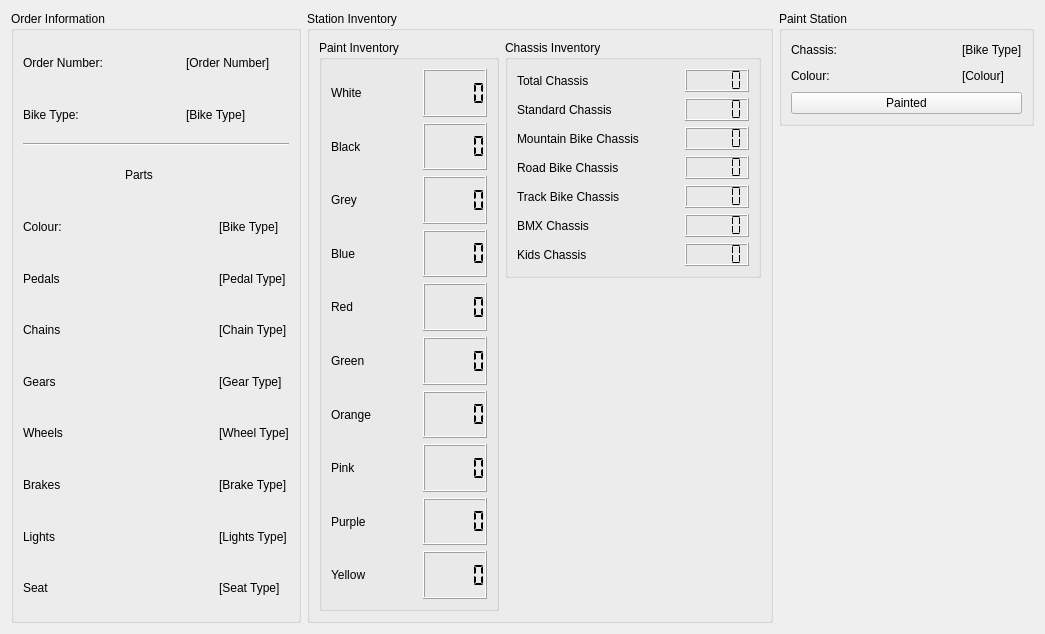
      <widget class="QWidget" name="Painting">
       <attribute name="title">
        <string>Painting</string>
       </attribute>
       <layout class="QGridLayout" name="gridLayout_62">
        <item row="0" column="2">
         <widget class="QGroupBox" name="PaintingStationBox">
          <property name="title">
           <string>Paint Station</string>
          </property>
          <layout class="QGridLayout" name="gridLayout_5">
           <item row="0" column="0">
            <widget class="QLabel" name="PaintStationChassisLabel">
             <property name="text">
              <string>Chassis:</string>
             </property>
            </widget>
           </item>
           <item row="0" column="1">
            <spacer name="horizontalSpacer_74">
             <property name="orientation">
              <enum>Qt::Orientation::Horizontal</enum>
             </property>
             <property name="sizeHint" stdset="0">
              <size>
               <width>113</width>
               <height>20</height>
              </size>
             </property>
            </spacer>
           </item>
           <item row="0" column="2">
            <widget class="QLabel" name="PaintStationChassisValue">
             <property name="text">
              <string>[Bike Type]</string>
             </property>
            </widget>
           </item>
           <item row="1" column="0">
            <widget class="QLabel" name="PaintStationColourLabel">
             <property name="text">
              <string>Colour:</string>
             </property>
            </widget>
           </item>
           <item row="1" column="1">
            <spacer name="horizontalSpacer_75">
             <property name="orientation">
              <enum>Qt::Orientation::Horizontal</enum>
             </property>
             <property name="sizeHint" stdset="0">
              <size>
               <width>113</width>
               <height>20</height>
              </size>
             </property>
            </spacer>
           </item>
           <item row="1" column="2">
            <widget class="QLabel" name="PaintStationColourValue">
             <property name="text">
              <string>[Colour]</string>
             </property>
            </widget>
           </item>
           <item row="2" column="0" colspan="3">
            <widget class="QPushButton" name="PaintedButton">
             <property name="text">
              <string>Painted</string>
             </property>
            </widget>
           </item>
          </layout>
         </widget>
        </item>
        <item row="0" column="0" rowspan="2">
         <widget class="QGroupBox" name="PaintStationOrderInformationBox">
          <property name="minimumSize">
           <size>
            <width>281</width>
            <height>385</height>
           </size>
          </property>
          <property name="title">
           <string>Order Information</string>
          </property>
          <layout class="QGridLayout" name="gridLayout_27">
           <item row="10" column="0">
            <widget class="QLabel" name="PaintStation_Brakes_Label">
             <property name="text">
              <string>Brakes</string>
             </property>
            </widget>
           </item>
           <item row="5" column="1" colspan="2">
            <spacer name="horizontalSpacer_95">
             <property name="orientation">
              <enum>Qt::Orientation::Horizontal</enum>
             </property>
             <property name="sizeHint" stdset="0">
              <size>
               <width>61</width>
               <height>20</height>
              </size>
             </property>
            </spacer>
           </item>
           <item row="7" column="3">
            <widget class="QLabel" name="PaintStation_Chain_Value">
             <property name="text">
              <string>[Chain Type]</string>
             </property>
            </widget>
           </item>
           <item row="1" column="2" colspan="2">
            <widget class="QLabel" name="PaintStation_BikeType_Value">
             <property name="text">
              <string>[Bike Type]</string>
             </property>
            </widget>
           </item>
           <item row="11" column="3">
            <widget class="QLabel" name="PaintStation_Lights_Value">
             <property name="text">
              <string>[Lights Type]</string>
             </property>
            </widget>
           </item>
           <item row="9" column="3">
            <widget class="QLabel" name="PaintStation_Wheel_Value">
             <property name="text">
              <string>[Wheel Type]</string>
             </property>
            </widget>
           </item>
           <item row="5" column="3">
            <widget class="QLabel" name="PaintStation_Pedal_Value">
             <property name="text">
              <string>[Pedal Type]</string>
             </property>
            </widget>
           </item>
           <item row="10" column="3">
            <widget class="QLabel" name="PaintStation_Brakes_Value">
             <property name="text">
              <string>[Brake Type]</string>
             </property>
            </widget>
           </item>
           <item row="8" column="3">
            <widget class="QLabel" name="PaintStation_Gear_Value">
             <property name="text">
              <string>[Gear Type]</string>
             </property>
            </widget>
           </item>
           <item row="12" column="1" colspan="2">
            <spacer name="horizontalSpacer_101">
             <property name="orientation">
              <enum>Qt::Orientation::Horizontal</enum>
             </property>
             <property name="sizeHint" stdset="0">
              <size>
               <width>40</width>
               <height>20</height>
              </size>
             </property>
            </spacer>
           </item>
           <item row="3" column="0">
            <spacer name="horizontalSpacer_92">
             <property name="orientation">
              <enum>Qt::Orientation::Horizontal</enum>
             </property>
             <property name="sizeHint" stdset="0">
              <size>
               <width>96</width>
               <height>20</height>
              </size>
             </property>
            </spacer>
           </item>
           <item row="1" column="0">
            <widget class="QLabel" name="PaintStation_BikeType_Label">
             <property name="text">
              <string>Bike Type:</string>
             </property>
            </widget>
           </item>
           <item row="0" column="2" colspan="2">
            <widget class="QLabel" name="PaintStation_OrderNumber_Value">
             <property name="text">
              <string>[Order Number]</string>
             </property>
            </widget>
           </item>
           <item row="12" column="0">
            <widget class="QLabel" name="PaintStation_Seat_Label">
             <property name="text">
              <string>Seat</string>
             </property>
            </widget>
           </item>
           <item row="0" column="1">
            <spacer name="horizontalSpacer_90">
             <property name="orientation">
              <enum>Qt::Orientation::Horizontal</enum>
             </property>
             <property name="sizeHint" stdset="0">
              <size>
               <width>35</width>
               <height>20</height>
              </size>
             </property>
            </spacer>
           </item>
           <item row="1" column="1">
            <spacer name="horizontalSpacer_91">
             <property name="orientation">
              <enum>Qt::Orientation::Horizontal</enum>
             </property>
             <property name="sizeHint" stdset="0">
              <size>
               <width>35</width>
               <height>20</height>
              </size>
             </property>
            </spacer>
           </item>
           <item row="4" column="1" colspan="2">
            <spacer name="horizontalSpacer_94">
             <property name="orientation">
              <enum>Qt::Orientation::Horizontal</enum>
             </property>
             <property name="sizeHint" stdset="0">
              <size>
               <width>61</width>
               <height>20</height>
              </size>
             </property>
            </spacer>
           </item>
           <item row="3" column="1">
            <widget class="QLabel" name="PaintStation_Parts_Label">
             <property name="text">
              <string>Parts</string>
             </property>
             <property name="scaledContents">
              <bool>false</bool>
             </property>
             <property name="wordWrap">
              <bool>false</bool>
             </property>
            </widget>
           </item>
           <item row="11" column="1" colspan="2">
            <spacer name="horizontalSpacer_100">
             <property name="orientation">
              <enum>Qt::Orientation::Horizontal</enum>
             </property>
             <property name="sizeHint" stdset="0">
              <size>
               <width>61</width>
               <height>20</height>
              </size>
             </property>
            </spacer>
           </item>
           <item row="11" column="0">
            <widget class="QLabel" name="PaintStation_Lights_Label">
             <property name="text">
              <string>Lights</string>
             </property>
            </widget>
           </item>
           <item row="12" column="3">
            <widget class="QLabel" name="PaintStation_Seat_Value">
             <property name="text">
              <string>[Seat Type]</string>
             </property>
            </widget>
           </item>
           <item row="9" column="1" colspan="2">
            <spacer name="horizontalSpacer_96">
             <property name="orientation">
              <enum>Qt::Orientation::Horizontal</enum>
             </property>
             <property name="sizeHint" stdset="0">
              <size>
               <width>61</width>
               <height>20</height>
              </size>
             </property>
            </spacer>
           </item>
           <item row="7" column="1" colspan="2">
            <spacer name="horizontalSpacer_97">
             <property name="orientation">
              <enum>Qt::Orientation::Horizontal</enum>
             </property>
             <property name="sizeHint" stdset="0">
              <size>
               <width>40</width>
               <height>20</height>
              </size>
             </property>
            </spacer>
           </item>
           <item row="8" column="0">
            <widget class="QLabel" name="PaintStation_Gears_Label">
             <property name="text">
              <string>Gears</string>
             </property>
            </widget>
           </item>
           <item row="7" column="0">
            <widget class="QLabel" name="PaintStation_Chain_Label">
             <property name="text">
              <string>Chains</string>
             </property>
            </widget>
           </item>
           <item row="4" column="0">
            <widget class="QLabel" name="PaintStation_Colour_Label">
             <property name="text">
              <string>Colour:</string>
             </property>
            </widget>
           </item>
           <item row="9" column="0">
            <widget class="QLabel" name="PaintStation_Wheels_Label">
             <property name="text">
              <string>Wheels</string>
             </property>
            </widget>
           </item>
           <item row="10" column="1" colspan="2">
            <spacer name="horizontalSpacer_99">
             <property name="orientation">
              <enum>Qt::Orientation::Horizontal</enum>
             </property>
             <property name="sizeHint" stdset="0">
              <size>
               <width>61</width>
               <height>20</height>
              </size>
             </property>
            </spacer>
           </item>
           <item row="3" column="2" colspan="2">
            <spacer name="horizontalSpacer_93">
             <property name="orientation">
              <enum>Qt::Orientation::Horizontal</enum>
             </property>
             <property name="sizeHint" stdset="0">
              <size>
               <width>103</width>
               <height>20</height>
              </size>
             </property>
            </spacer>
           </item>
           <item row="5" column="0">
            <widget class="QLabel" name="PaintStation_Pedal_Label">
             <property name="text">
              <string>Pedals</string>
             </property>
            </widget>
           </item>
           <item row="2" column="0" colspan="4">
            <widget class="Line" name="PaintStation_Divider">
             <property name="orientation">
              <enum>Qt::Orientation::Horizontal</enum>
             </property>
            </widget>
           </item>
           <item row="4" column="3">
            <widget class="QLabel" name="PaintStation_Colour_Value">
             <property name="text">
              <string>[Bike Type]</string>
             </property>
            </widget>
           </item>
           <item row="8" column="1" colspan="2">
            <spacer name="horizontalSpacer_98">
             <property name="orientation">
              <enum>Qt::Orientation::Horizontal</enum>
             </property>
             <property name="sizeHint" stdset="0">
              <size>
               <width>61</width>
               <height>20</height>
              </size>
             </property>
            </spacer>
           </item>
           <item row="0" column="0">
            <widget class="QLabel" name="PaintStation_OrderNumber_Label">
             <property name="text">
              <string>Order Number:</string>
             </property>
            </widget>
           </item>
          </layout>
         </widget>
        </item>
        <item row="1" column="2">
         <spacer name="verticalSpacer_12">
          <property name="orientation">
           <enum>Qt::Orientation::Vertical</enum>
          </property>
          <property name="sizeHint" stdset="0">
           <size>
            <width>20</width>
            <height>396</height>
           </size>
          </property>
         </spacer>
        </item>
        <item row="0" column="1" rowspan="2">
         <widget class="QGroupBox" name="PaintingStationInventoryBox">
          <property name="title">
           <string>Station Inventory</string>
          </property>
          <layout class="QGridLayout" name="gridLayout_61">
           <item row="0" column="0" rowspan="3">
            <widget class="QGroupBox" name="PaintInventoryBox">
             <property name="title">
              <string>Paint Inventory</string>
             </property>
             <layout class="QGridLayout" name="gridLayout_60">
              <item row="0" column="3">
               <widget class="QLCDNumber" name="PaintStationWhitePaintCount">
                <property name="segmentStyle">
                 <enum>QLCDNumber::SegmentStyle::Flat</enum>
                </property>
               </widget>
              </item>
              <item row="10" column="3">
               <widget class="QLCDNumber" name="PaintStationYellowPaintCount">
                <property name="segmentStyle">
                 <enum>QLCDNumber::SegmentStyle::Flat</enum>
                </property>
               </widget>
              </item>
              <item row="2" column="0">
               <widget class="QLabel" name="PaintStationGreyPaintLabel">
                <property name="text">
                 <string>Grey</string>
                </property>
               </widget>
              </item>
              <item row="4" column="0">
               <widget class="QLabel" name="PaintStationRedPaintLabel">
                <property name="text">
                 <string>Red</string>
                </property>
               </widget>
              </item>
              <item row="10" column="0">
               <widget class="QLabel" name="PaintStationYellowPaintLabel">
                <property name="text">
                 <string>Yellow</string>
                </property>
               </widget>
              </item>
              <item row="7" column="0">
               <widget class="QLabel" name="PaintStationPinkPaintLabel">
                <property name="text">
                 <string>Pink</string>
                </property>
               </widget>
              </item>
              <item row="3" column="3">
               <widget class="QLCDNumber" name="PaintStationBluePaintCount">
                <property name="segmentStyle">
                 <enum>QLCDNumber::SegmentStyle::Flat</enum>
                </property>
               </widget>
              </item>
              <item row="8" column="0">
               <widget class="QLabel" name="PaintStationPurplePaintLabel">
                <property name="text">
                 <string>Purple</string>
                </property>
               </widget>
              </item>
              <item row="1" column="3">
               <widget class="QLCDNumber" name="PaintStationBlackPaintCount">
                <property name="segmentStyle">
                 <enum>QLCDNumber::SegmentStyle::Flat</enum>
                </property>
               </widget>
              </item>
              <item row="4" column="3">
               <widget class="QLCDNumber" name="PaintStationRedPaintCount">
                <property name="segmentStyle">
                 <enum>QLCDNumber::SegmentStyle::Flat</enum>
                </property>
               </widget>
              </item>
              <item row="5" column="0">
               <widget class="QLabel" name="PaintStationGreenPaintLabel">
                <property name="text">
                 <string>Green</string>
                </property>
               </widget>
              </item>
              <item row="1" column="0">
               <widget class="QLabel" name="PaintStationBlackPaintLabel">
                <property name="text">
                 <string>Black</string>
                </property>
               </widget>
              </item>
              <item row="7" column="3">
               <widget class="QLCDNumber" name="PaintStationPinkPaintCount">
                <property name="segmentStyle">
                 <enum>QLCDNumber::SegmentStyle::Flat</enum>
                </property>
               </widget>
              </item>
              <item row="8" column="3">
               <widget class="QLCDNumber" name="PaintStationPurplePaintCount">
                <property name="segmentStyle">
                 <enum>QLCDNumber::SegmentStyle::Flat</enum>
                </property>
               </widget>
              </item>
              <item row="2" column="3">
               <widget class="QLCDNumber" name="PaintStationGreyPaintCount">
                <property name="segmentStyle">
                 <enum>QLCDNumber::SegmentStyle::Flat</enum>
                </property>
               </widget>
              </item>
              <item row="0" column="0">
               <widget class="QLabel" name="PaintStationWhitePaintLabel">
                <property name="text">
                 <string>White</string>
                </property>
               </widget>
              </item>
              <item row="6" column="0">
               <widget class="QLabel" name="PaintStationOrangePaintLabel">
                <property name="text">
                 <string>Orange</string>
                </property>
               </widget>
              </item>
              <item row="5" column="3">
               <widget class="QLCDNumber" name="PaintStationGreenPaintCount">
                <property name="segmentStyle">
                 <enum>QLCDNumber::SegmentStyle::Flat</enum>
                </property>
               </widget>
              </item>
              <item row="3" column="0" colspan="2">
               <widget class="QLabel" name="PaintStationBluePaintLabel">
                <property name="text">
                 <string>Blue</string>
                </property>
               </widget>
              </item>
              <item row="6" column="3">
               <widget class="QLCDNumber" name="PaintStationOrangePaintCount">
                <property name="segmentStyle">
                 <enum>QLCDNumber::SegmentStyle::Flat</enum>
                </property>
               </widget>
              </item>
              <item row="10" column="2">
               <spacer name="horizontalSpacer_276">
                <property name="orientation">
                 <enum>Qt::Orientation::Horizontal</enum>
                </property>
                <property name="sizeHint" stdset="0">
                 <size>
                  <width>30</width>
                  <height>17</height>
                 </size>
                </property>
               </spacer>
              </item>
              <item row="8" column="2">
               <spacer name="horizontalSpacer_270">
                <property name="orientation">
                 <enum>Qt::Orientation::Horizontal</enum>
                </property>
                <property name="sizeHint" stdset="0">
                 <size>
                  <width>30</width>
                  <height>17</height>
                 </size>
                </property>
               </spacer>
              </item>
              <item row="7" column="2">
               <spacer name="horizontalSpacer_269">
                <property name="orientation">
                 <enum>Qt::Orientation::Horizontal</enum>
                </property>
                <property name="sizeHint" stdset="0">
                 <size>
                  <width>30</width>
                  <height>17</height>
                 </size>
                </property>
               </spacer>
              </item>
              <item row="6" column="2">
               <spacer name="horizontalSpacer_268">
                <property name="orientation">
                 <enum>Qt::Orientation::Horizontal</enum>
                </property>
                <property name="sizeHint" stdset="0">
                 <size>
                  <width>30</width>
                  <height>14</height>
                 </size>
                </property>
               </spacer>
              </item>
              <item row="5" column="2">
               <spacer name="horizontalSpacer_267">
                <property name="orientation">
                 <enum>Qt::Orientation::Horizontal</enum>
                </property>
                <property name="sizeHint" stdset="0">
                 <size>
                  <width>30</width>
                  <height>14</height>
                 </size>
                </property>
               </spacer>
              </item>
              <item row="4" column="2">
               <spacer name="horizontalSpacer_266">
                <property name="orientation">
                 <enum>Qt::Orientation::Horizontal</enum>
                </property>
                <property name="sizeHint" stdset="0">
                 <size>
                  <width>30</width>
                  <height>14</height>
                 </size>
                </property>
               </spacer>
              </item>
              <item row="3" column="2">
               <spacer name="horizontalSpacer_204">
                <property name="orientation">
                 <enum>Qt::Orientation::Horizontal</enum>
                </property>
                <property name="sizeHint" stdset="0">
                 <size>
                  <width>30</width>
                  <height>17</height>
                 </size>
                </property>
               </spacer>
              </item>
              <item row="2" column="1" colspan="2">
               <spacer name="horizontalSpacer_203">
                <property name="orientation">
                 <enum>Qt::Orientation::Horizontal</enum>
                </property>
                <property name="sizeHint" stdset="0">
                 <size>
                  <width>20</width>
                  <height>20</height>
                 </size>
                </property>
               </spacer>
              </item>
              <item row="1" column="1" colspan="2">
               <spacer name="horizontalSpacer_202">
                <property name="orientation">
                 <enum>Qt::Orientation::Horizontal</enum>
                </property>
                <property name="sizeHint" stdset="0">
                 <size>
                  <width>40</width>
                  <height>20</height>
                 </size>
                </property>
               </spacer>
              </item>
              <item row="0" column="1" colspan="2">
               <spacer name="horizontalSpacer_201">
                <property name="orientation">
                 <enum>Qt::Orientation::Horizontal</enum>
                </property>
                <property name="sizeHint" stdset="0">
                 <size>
                  <width>40</width>
                  <height>20</height>
                 </size>
                </property>
               </spacer>
              </item>
             </layout>
            </widget>
           </item>
           <item row="2" column="2">
            <spacer name="verticalSpacer_11">
             <property name="orientation">
              <enum>Qt::Orientation::Vertical</enum>
             </property>
             <property name="sizeHint" stdset="0">
              <size>
               <width>20</width>
               <height>321</height>
              </size>
             </property>
            </spacer>
           </item>
           <item row="0" column="2">
            <widget class="QGroupBox" name="PaintStationChassisBox">
             <property name="title">
              <string>Chassis Inventory</string>
             </property>
             <layout class="QGridLayout" name="gridLayout_72">
              <item row="6" column="1">
               <spacer name="horizontalSpacer_285">
                <property name="orientation">
                 <enum>Qt::Orientation::Horizontal</enum>
                </property>
                <property name="sizeHint" stdset="0">
                 <size>
                  <width>20</width>
                  <height>20</height>
                 </size>
                </property>
               </spacer>
              </item>
              <item row="2" column="1">
               <spacer name="horizontalSpacer_286">
                <property name="orientation">
                 <enum>Qt::Orientation::Horizontal</enum>
                </property>
                <property name="sizeHint" stdset="0">
                 <size>
                  <width>40</width>
                  <height>20</height>
                 </size>
                </property>
               </spacer>
              </item>
              <item row="1" column="2">
               <widget class="QLCDNumber" name="PaintStationNormalChassisCount">
                <property name="segmentStyle">
                 <enum>QLCDNumber::SegmentStyle::Flat</enum>
                </property>
               </widget>
              </item>
              <item row="0" column="2">
               <widget class="QLCDNumber" name="PaintStationTotalChassisCount">
                <property name="segmentStyle">
                 <enum>QLCDNumber::SegmentStyle::Flat</enum>
                </property>
               </widget>
              </item>
              <item row="6" column="0">
               <widget class="QLabel" name="PaintStationKidsChassisLabel">
                <property name="text">
                 <string>Kids Chassis</string>
                </property>
               </widget>
              </item>
              <item row="1" column="1">
               <spacer name="horizontalSpacer_287">
                <property name="orientation">
                 <enum>Qt::Orientation::Horizontal</enum>
                </property>
                <property name="sizeHint" stdset="0">
                 <size>
                  <width>40</width>
                  <height>20</height>
                 </size>
                </property>
               </spacer>
              </item>
              <item row="0" column="0">
               <widget class="QLabel" name="PaintStationTotalChassisLabel">
                <property name="text">
                 <string>Total Chassis</string>
                </property>
               </widget>
              </item>
              <item row="2" column="2">
               <widget class="QLCDNumber" name="PaintStationMountainChassisCount">
                <property name="segmentStyle">
                 <enum>QLCDNumber::SegmentStyle::Flat</enum>
                </property>
               </widget>
              </item>
              <item row="0" column="1">
               <spacer name="horizontalSpacer_288">
                <property name="orientation">
                 <enum>Qt::Orientation::Horizontal</enum>
                </property>
                <property name="sizeHint" stdset="0">
                 <size>
                  <width>37</width>
                  <height>20</height>
                 </size>
                </property>
               </spacer>
              </item>
              <item row="2" column="0">
               <widget class="QLabel" name="PaintStationMountainChassisLabel">
                <property name="text">
                 <string>Mountain Bike Chassis</string>
                </property>
               </widget>
              </item>
              <item row="1" column="0">
               <widget class="QLabel" name="PaintStationNormalChassisLabel">
                <property name="text">
                 <string>Standard Chassis</string>
                </property>
               </widget>
              </item>
              <item row="6" column="2">
               <widget class="QLCDNumber" name="PaintStationKidsChassisCount">
                <property name="segmentStyle">
                 <enum>QLCDNumber::SegmentStyle::Flat</enum>
                </property>
               </widget>
              </item>
              <item row="3" column="1">
               <spacer name="horizontalSpacer_289">
                <property name="orientation">
                 <enum>Qt::Orientation::Horizontal</enum>
                </property>
                <property name="sizeHint" stdset="0">
                 <size>
                  <width>40</width>
                  <height>20</height>
                 </size>
                </property>
               </spacer>
              </item>
              <item row="3" column="2">
               <widget class="QLCDNumber" name="PaintStationRoadChassisCount">
                <property name="segmentStyle">
                 <enum>QLCDNumber::SegmentStyle::Flat</enum>
                </property>
               </widget>
              </item>
              <item row="3" column="0">
               <widget class="QLabel" name="PaintStationRoadChassisLabel">
                <property name="text">
                 <string>Road Bike Chassis</string>
                </property>
               </widget>
              </item>
              <item row="4" column="0">
               <widget class="QLabel" name="PaintStationTrackChassisLabel">
                <property name="text">
                 <string>Track Bike Chassis</string>
                </property>
               </widget>
              </item>
              <item row="4" column="1">
               <spacer name="horizontalSpacer_290">
                <property name="orientation">
                 <enum>Qt::Orientation::Horizontal</enum>
                </property>
                <property name="sizeHint" stdset="0">
                 <size>
                  <width>40</width>
                  <height>20</height>
                 </size>
                </property>
               </spacer>
              </item>
              <item row="4" column="2">
               <widget class="QLCDNumber" name="PaintStationTrackChassisCount">
                <property name="segmentStyle">
                 <enum>QLCDNumber::SegmentStyle::Flat</enum>
                </property>
               </widget>
              </item>
              <item row="5" column="0">
               <widget class="QLabel" name="PaintStationInventoryBMXChassisLabel">
                <property name="text">
                 <string>BMX Chassis</string>
                </property>
               </widget>
              </item>
              <item row="5" column="1">
               <spacer name="horizontalSpacer_291">
                <property name="orientation">
                 <enum>Qt::Orientation::Horizontal</enum>
                </property>
                <property name="sizeHint" stdset="0">
                 <size>
                  <width>40</width>
                  <height>20</height>
                 </size>
                </property>
               </spacer>
              </item>
              <item row="5" column="2">
               <widget class="QLCDNumber" name="PaintStationBMXChassisCount">
                <property name="segmentStyle">
                 <enum>QLCDNumber::SegmentStyle::Flat</enum>
                </property>
               </widget>
              </item>
             </layout>
            </widget>
           </item>
          </layout>
         </widget>
        </item>
       </layout>
      </widget>
